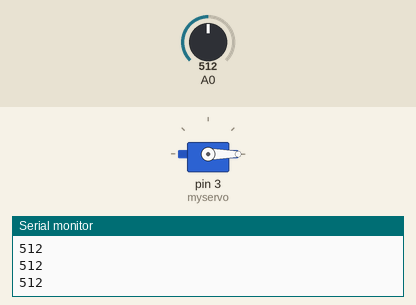
Recording of a sketch running on a simulated Arduino Uno, built with avr-gcc and run on an emulated ATmega328P. Parts: servo, the last lines printed to the serial monitor. The inputs (shaded band) are chosen by the test bench; at power-on: A0 = 512.

Above: at 1.2 s.
1.3 s: A0 set to 306
At 2.0 s:
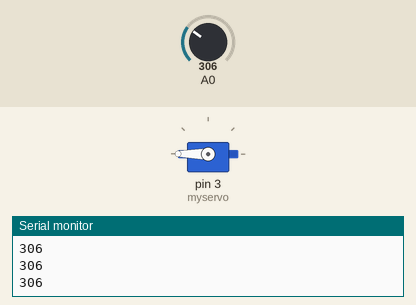
2.8 s: A0 set to 122
At 3.2 s:
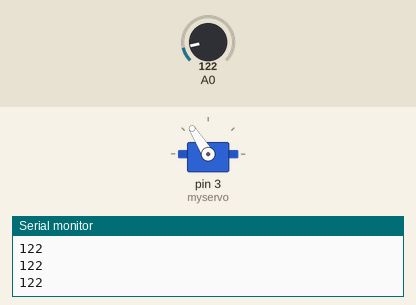
4.3 s: A0 set to 900
At 5.5 s:
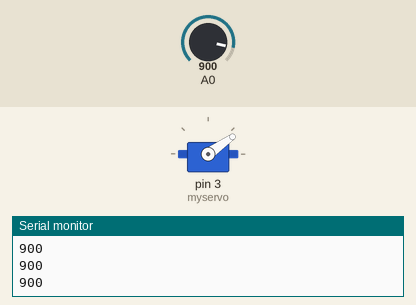
5.8 s: A0 set to 1023
At 6.8 s:
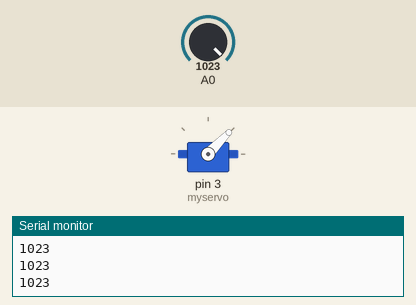
7.3 s: A0 set to 511
At 7.8 s:
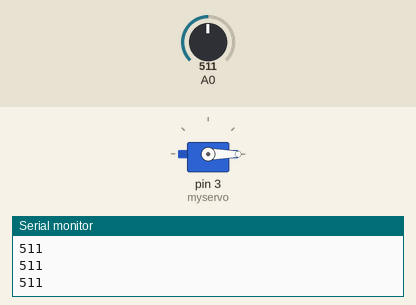
Timing chart, 0 to 9.8 s (numbered marks = the images above; inputs shaded):
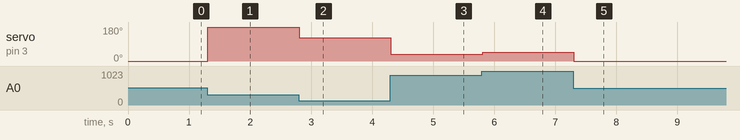

Measured:
- after the input at 1.3 s, servo on pin 3 (myservo): 0° → 180° at once
- after the input at 2.8 s, servo on pin 3 (myservo): 180° → 122° at once
- after the input at 4.3 s, servo on pin 3 (myservo): 122° → 35° at once
- after the input at 5.8 s, servo on pin 3 (myservo): 35° → 46° at once
- after the input at 7.3 s, servo on pin 3 (myservo): 46° → 0° at once

The sketch:

pwm_servo.ino
```cpp
#include <Servo.h>

Servo myservo;    //create servo object

void setup() {
  Serial.begin(9600);
  myservo.attach(3);    //Connect servo's white wire to pin 2

}

void loop() {
  int val;
  val = analogRead(A0);  // Set A0 as an input
  Serial.println(val);   // Print val on serial input
  myservo.write(val);    // Speed can be determined b/w 0-89 clockwise or 91-180 counterclockwise

}
```
